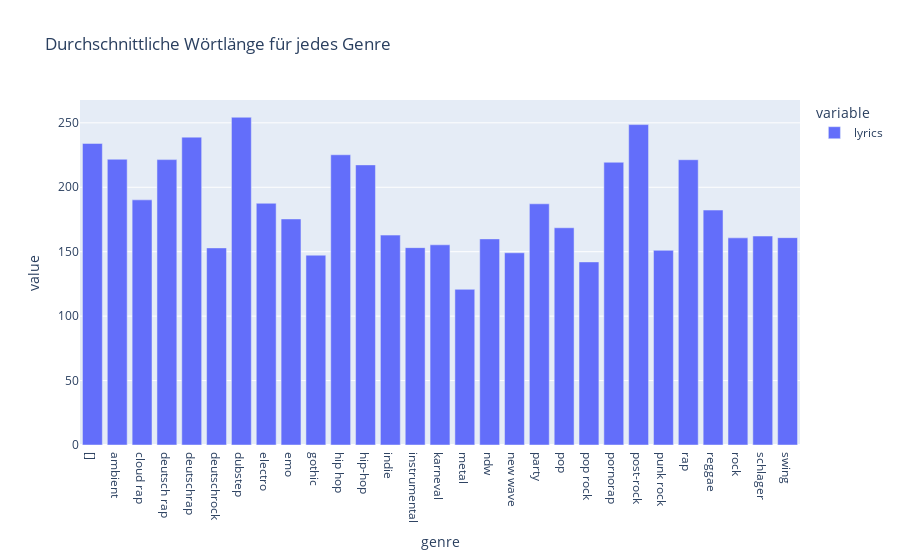

The notebook cell saved with this chart:
### Code cell
pd.options.plotting.backend = "plotly"

# Darstellung durchschnittliche Wortlänge
lyric_fig = avg_lyrics_length.plot(kind='bar', title='Durchschnittliche Wörtlänge für jedes Genre')
lyric_fig.show()

# speichern als HTML
lyric_fig.write_html("../notebooks/german_lyrics_statistics.html")

### Figure 1 — Plotly figure (JSON) as saved in the notebook; plotly's stock layout.template omitted (floating-point values rounded to 4 significant figures)
{"data": [{"alignmentgroup": "True", "hovertemplate": "variable=lyrics<br>genre=%{x}<br>value=%{y}<extra></extra>", "legendgroup": "lyrics", "marker": {"color": "#636efa", "pattern": {"shape": ""}}, "name": "lyrics", "offsetgroup": "lyrics", "orientation": "v", "showlegend": true, "textposition": "auto", "type": "bar", "x": ["[]", "ambient", "cloud rap", "deutsch rap", "deutschrap", "deutschrock", "dubstep", "electro", "emo", "gothic", "hip hop", "hip-hop", "indie", "instrumental", "karneval", "metal", "ndw", "new wave", "party", "pop", "pop rock", "pornorap", "post-rock", "punk rock", "rap", "reggae", "rock", "schlager", "swing"], "xaxis": "x", "y": [234.0, 221.7, 190.2, 221.5, 238.9, 153.0, 254.3, 187.6, 175.4, 147.3, 225.2, 217.4, 162.9, 153.2, 155.4, 120.8, 159.9, 149.2, 187.2, 168.6, 142.1, 219.4, 248.6, 151.1, 221.4, 182.3, 160.7, 162.1, 160.9], "yaxis": "y"}], "layout": {"barmode": "relative", "legend": {"title": {"text": "variable"}, "tracegroupgap": 0}, "title": {"text": "Durchschnittliche Wörtlänge für jedes Genre"}, "xaxis": {"anchor": "y", "domain": [0, 1], "title": {"text": "genre"}}, "yaxis": {"anchor": "x", "domain": [0, 1], "title": {"text": "value"}}}}
